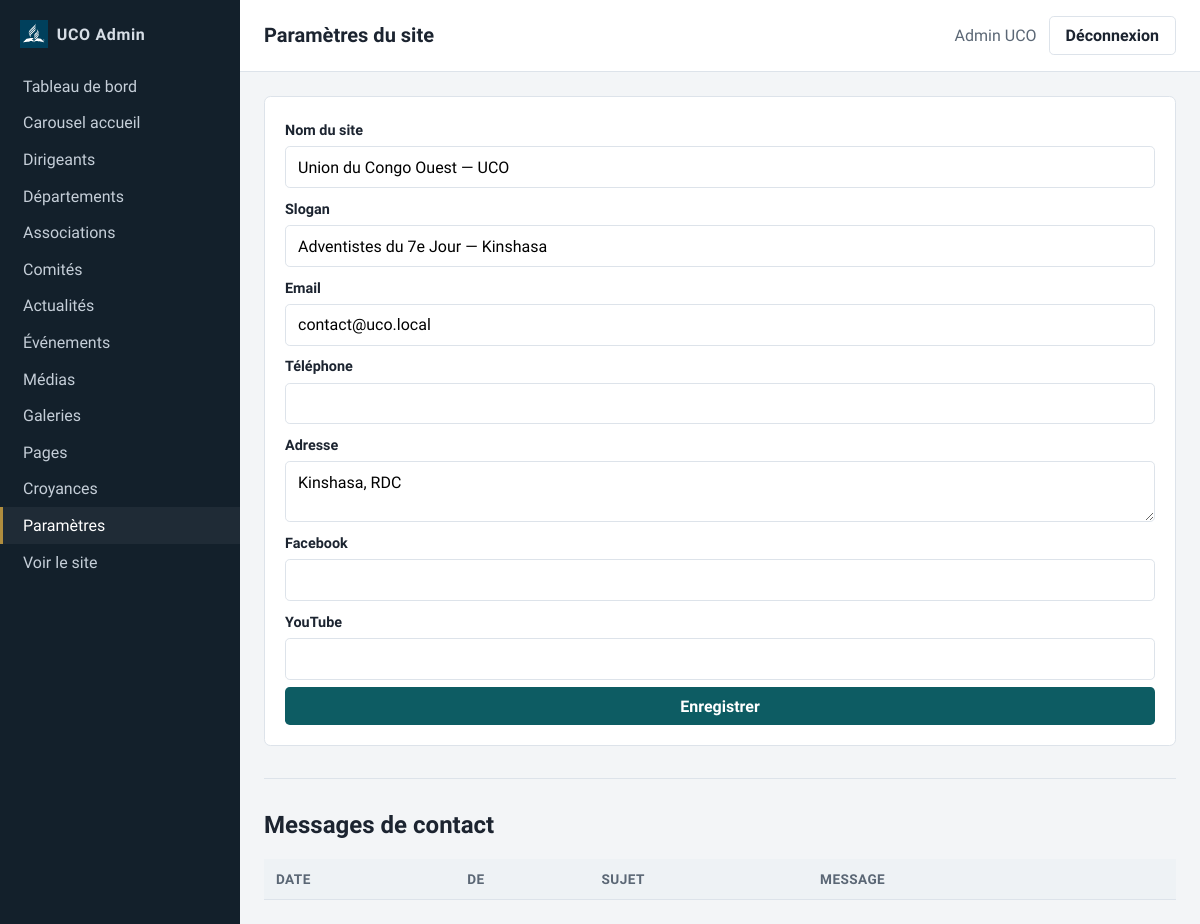
The app's page /admin/settings (signed in) with its own data.
### tables this page shows
CREATE TABLE users (
    id              INT UNSIGNED AUTO_INCREMENT PRIMARY KEY,
    role_id         TINYINT UNSIGNED NOT NULL,
    email           VARCHAR(190) NOT NULL UNIQUE,
    password_hash   VARCHAR(255) NOT NULL,       
    first_name      VARCHAR(100) NOT NULL,
    last_name       VARCHAR(100) NOT NULL,
    is_active       TINYINT(1) NOT NULL DEFAULT 1,
    last_login_at   DATETIME NULL,
    created_at      DATETIME NOT NULL DEFAULT CURRENT_TIMESTAMP,
    updated_at      DATETIME NULL ON UPDATE CURRENT_TIMESTAMP,
    CONSTRAINT fk_users_role
        FOREIGN KEY (role_id) REFERENCES roles(id)
        ON UPDATE CASCADE ON DELETE RESTRICT
);

CREATE TABLE site_settings (
    id          INT UNSIGNED AUTO_INCREMENT PRIMARY KEY,
    setting_key VARCHAR(100) NOT NULL UNIQUE,
    setting_value TEXT NULL,
    value_type  ENUM('string','text','int','bool','json') NOT NULL DEFAULT 'string',
    label       VARCHAR(150) NULL,
    updated_at  DATETIME NULL ON UPDATE CURRENT_TIMESTAMP
);

### src/Core/View.php (called while the page is built, shortened)
<?php
final class View
{
    public static function render(string $view, array $data = [], ?string $layout = 'layouts/main'): void
    {
        extract($data, EXTR_SKIP);
        $viewFile = dirname(__DIR__, 2) . '/views/' . str_replace('.', '/', $view) . '.php';
        require $viewFile;
        $content = ob_get_clean();
        $layoutFile = dirname(__DIR__, 2) . '/views/' . str_replace('.', '/', $layout) . '.php';
        require $layoutFile;
    }
}

### src/Core/Controller.php (called while the page is built, shortened)
<?php
abstract class Controller
{
    protected function adminView(string $view, array $data = []): void
    {
        $data['authUser'] = Auth::user();
        View::render($view, $data, 'layouts/admin');
    }
}

### src/Controllers/Admin/SettingAdminController.php (called while the page is built, shortened)
<?php
final class SettingAdminController extends Controller
{
    public function index(Request $request): void
    {
        $this->adminView('admin/settings/index', [
            'title'    => 'Paramètres du site',
            'settings' => SiteSetting::allKeyed(),
            'messages' => ContactMessage::latest(),
        ]);
    }
}

### src/Core/App.php (called while the page is built, shortened)
<?php
final class App
{
    private Router $router;
    public function __construct()
    {
        $root = dirname(__DIR__, 2);
        Database::getInstance(require $root . '/config/database.php');
        $this->router = new Router();
    }
    public function run(): void
    {
        $request = new Request();
        $this->router->dispatch($request);
    }
}

### public/index.php (called while the page is built, shortened)
<?php
try {
    $app = new App();
    $app->run();
} catch (Throwable $e) {
    http_response_code(500);
    $debug = filter_var($_ENV['APP_DEBUG'] ?? false, FILTER_VALIDATE_BOOLEAN);
    if (!headers_sent()) {
        header('Content-Type: text/html; charset=utf-8');
    }
    try {
        View::render('errors/500', [
            'title'     => 'Erreur serveur',
            'debug'     => $debug,
            'exception' => $e,
        ], null);
    } catch (Throwable) {
        echo $debug ? htmlspecialchars($e->__toString(), ENT_QUOTES | ENT_SUBSTITUTE, 'UTF-8') : 'Une erreur est survenue.';
    }
}

### src/Helpers/functions.php (called while the page is built, shortened)
<?php
function e(?string $value): string
{
    return htmlspecialchars((string) $value, ENT_QUOTES | ENT_SUBSTITUTE, 'UTF-8');
}
function asset(string $path): string
{
    return '/assets/' . ltrim($path, '/');
}
function is_active_path(string $path, bool $exact = false): bool
{
    $current = parse_url($_SERVER['REQUEST_URI'] ?? '/', PHP_URL_PATH) ?: '/';
    if ($path === '/' || $exact) {
        return $current === $path;
    }
    return str_starts_with($current, $path);
}

### src/Core/Database.php (called while the page is built, shortened)
<?php
final class Database
{
    private static ?Database $instance = null;
    private PDO $pdo;
    private function __construct(array $config)
    {
        $dsn = sprintf(
            'mysql:host=%s;port=%d;dbname=%s;charset=%s',
            $config['host'],
            $config['port'],
            $config['dbname'],
            $config['charset']
        );
        try {
            $this->pdo = new PDO($dsn, $config['user'], $config['pass'], [
                PDO::ATTR_ERRMODE            => PDO::ERRMODE_EXCEPTION,
                PDO::ATTR_DEFAULT_FETCH_MODE => PDO::FETCH_ASSOC,
                PDO::ATTR_EMULATE_PREPARES   => false,
            ]);
        } catch (PDOException $e) {
            throw new RuntimeException('Connexion à la base de données impossible : ' . $e->getMessage(), 0, $e);
        }
    }
    public static function getInstance(?array $config = null): self
    {
        if (self::$instance === null) {
            self::$instance = new self($config);
        }
        return self::$instance;
    }
    public function pdo(): PDO
    {
        return $this->pdo;
    }
}

### src/Core/Model.php (called while the page is built, shortened)
<?php
abstract class Model
{
    protected static string $table;
    protected static function db(): PDO
    {
        return Database::getInstance()->pdo();
    }
    public static function all(string $orderBy = 'id DESC'): array
    {
        $sql = 'SELECT * FROM ' . static::$table . ' ORDER BY ' . $orderBy;
        return static::db()->query($sql)->fetchAll();
    }
    protected static function fetchOne(string $sql, array $params = []): ?array
    {
        $stmt = static::db()->prepare($sql);
        $stmt->execute($params);
        $row = $stmt->fetch();
        return $row ?: null;
    }
}

### src/Models/SiteSetting.php (called while the page is built, shortened)
<?php
final class SiteSetting extends Model
{
    public static function allKeyed(): array
    {
        $rows = static::all('setting_key ASC');
        $out = [];
        foreach ($rows as $row) {
            $out[$row['setting_key']] = $row;
        }
        return $out;
    }
}

### src/Core/Request.php (called while the page is built, shortened)
<?php
final class Request
{
    public function method(): string
    {
        return strtoupper($_SERVER['REQUEST_METHOD'] ?? 'GET');
    }
}

### src/Models/User.php (called while the page is built, shortened)
<?php
final class User extends Model
{
    public static function find(int $id): ?array
    {
        return static::fetchOne(
            'SELECT u.*, r.code AS role_code, r.label AS role_label
             FROM users u
             JOIN roles r ON r.id = u.role_id
             WHERE u.id = :id LIMIT 1',
            ['id' => $id]
        );
    }
}

### src/Core/Auth.php (called while the page is built, shortened)
<?php
final class Auth
{
    public static function id(): ?int
    {
        $id = Session::get(self::USER_KEY);
        return $id !== null ? (int) $id : null;
    }
    public static function user(): ?array
    {
        $id = self::id();
        return $id ? User::find($id) : null;
    }
}

### src/Core/Session.php (called while the page is built, shortened)
<?php
final class Session
{
    public static function get(string $key, mixed $default = null): mixed
    {
        return $_SESSION[$key] ?? $default;
    }
}

### views/admin/settings/index.php (the view, shortened to what this page needs)
<form method="post" action="/admin/settings" class="form admin-form">
    <?php
    $fields = [
        'site_name' => 'Nom du site',
        'site_tagline' => 'Slogan',
        'contact_email' => 'Email',
        'contact_phone' => 'Téléphone',
        'address' => 'Adresse',
        'social_facebook' => 'Facebook',
        'social_youtube' => 'YouTube',
    ];
    foreach ($fields as $key => $label):
        $val = $settings[$key]['setting_value'] ?? '';
    ?>
        <label><?= e($label) ?></label>
        <?php if ($key === 'address'): ?>
            <textarea name="<?= e($key) ?>" rows="2"><?= e($val) ?></textarea>
        <?php else: ?>
            <input type="text" name="<?= e($key) ?>" value="<?= e($val) ?>">
        <?php endif; ?>
    <?php endforeach; ?>
    <button class="btn btn-primary">Enregistrer</button>
</form>
<hr>
<h2>Messages de contact</h2>
<table class="admin-table">
    <thead><tr><th>Date</th><th>De</th><th>Sujet</th><th>Message</th><th></th></tr></thead>
</table>

### src/Core/Router.php (shortened to what this page needs)
<?php
final class Router
{
    private array $routes = [];
    private function add(string $method, string $path, array $handler): void
    {
        $path = rtrim($path, '/') ?: '/';
        $this->routes[$method][$path] = $handler;
    }
    public function dispatch(Request $request): void
    {
        $method = $request->method();
        $path = $request->path();
        foreach ($this->routes[$method] ?? [] as $route => $handler) {
            $pattern = preg_replace('#\{([a-zA-Z_]+)\}#', '(?P<$1>[^/]+)', $route);
            $pattern = '#^' . $pattern . '$#';
            if (!preg_match($pattern, $path, $matches)) {
                continue;
            }
            $params = array_filter($matches, 'is_string', ARRAY_FILTER_USE_KEY);
            [$class, $action] = $handler;
            $controller = new $class();
            $controller->$action($request, ...array_values($params));
            return;
        }
    }
}

### views/layouts/admin.php (shortened to what this page needs)
<!DOCTYPE html>
<html lang="fr">
<head>
    <link rel="stylesheet" href="<?= asset('css/admin.css') ?>">
</head>
<body class="admin-body">
<aside class="admin-sidebar">
    <div class="admin-brand">
        UCO Admin
    </div>
    <nav>
        <a href="/admin" class="<?= is_active_path('/admin', true) ? 'is-active' : '' ?>">Tableau de bord</a>
        <a href="/admin/carousel" class="<?= is_active_path('/admin/carousel') ? 'is-active' : '' ?>">Carousel accueil</a>
        <a href="/admin/leaders" class="<?= is_active_path('/admin/leaders') ? 'is-active' : '' ?>">Dirigeants</a>
        <a href="/admin/departments" class="<?= is_active_path('/admin/departments') ? 'is-active' : '' ?>">Départements</a>
        <a href="/admin/associations" class="<?= is_active_path('/admin/associations') ? 'is-active' : '' ?>">Associations</a>
        <a href="/admin/committees" class="<?= is_active_path('/admin/committees') ? 'is-active' : '' ?>">Comités</a>
        <a href="/admin/posts" class="<?= is_active_path('/admin/posts') ? 'is-active' : '' ?>">Actualités</a>
        <a href="/admin/events" class="<?= is_active_path('/admin/events') ? 'is-active' : '' ?>">Événements</a>
        <a href="/admin/media" class="<?= is_active_path('/admin/media') ? 'is-active' : '' ?>">Médias</a>
        <a href="/admin/galleries" class="<?= is_active_path('/admin/galleries') ? 'is-active' : '' ?>">Galeries</a>
        <a href="/admin/pages" class="<?= is_active_path('/admin/pages') ? 'is-active' : '' ?>">Pages</a>
        <a href="/admin/beliefs" class="<?= is_active_path('/admin/beliefs') ? 'is-active' : '' ?>">Croyances</a>
        <a href="/admin/settings" class="<?= is_active_path('/admin/settings') ? 'is-active' : '' ?>">Paramètres</a>
        <a href="/" target="_blank">Voir le site</a>
    </nav>
</aside>
<div class="admin-main">
    <header class="admin-topbar">
        <h1><?= e($title ?? '') ?></h1>
        <div class="admin-user">
            <span><?= e(($authUser['first_name'] ?? '') . ' ' . ($authUser['last_name'] ?? '')) ?></span>
            <form method="post" action="/admin/logout" class="inline">
                <button type="submit" class="btn btn-ghost">Déconnexion</button>
            </form>
        </div>
    </header>
    <div class="admin-content">
        <?= $content ?>
    </div>
</div>
</body>
</html>

### public/assets/css/admin.css (style rules this page uses)
:root { --bg: #f3f5f7; --panel: #fff; --ink: #1c2430; --muted: #5b6775; --line: #dde3ea; --accent: #0d5c63; --danger: #a33b32; --font: "Source Sans 3", system-ui, sans-serif; }
* { box-sizing: border-box; }
body { margin: 0; font-family: var(--font); color: var(--ink); background: var(--bg); }
a { color: var(--accent); text-decoration: none; }
.admin-body { display: grid; grid-template-columns: 240px 1fr; min-height: 100vh; }
.admin-sidebar { background: #13202b; color: #d7dee6; padding: 1.25rem 0; }
.admin-brand { padding: 0 1.25rem 1.25rem; font-weight: 700; letter-spacing: .04em; display: flex; align-items: center; gap: .55rem; }
.admin-sidebar nav { display: grid; }
.admin-sidebar a { color: #c5ced8; padding: .55rem 1.25rem; border-left: 3px solid transparent; }
.admin-sidebar a:hover, .admin-sidebar a.is-active { background: rgba(255,255,255,.05); color: #fff; border-left-color: #b08d3e; }
.admin-main { display: flex; flex-direction: column; min-width: 0; }
.admin-topbar { display: flex; justify-content: space-between; align-items: center; gap: 1rem; flex-wrap: wrap; padding: 1rem 1.5rem; background: var(--panel); border-bottom: 1px solid var(--line); }
.admin-topbar h1 { margin: 0; font-size: 1.25rem; }
.admin-user { display: flex; align-items: center; gap: .75rem; color: var(--muted); }
.admin-content { padding: 1.5rem; max-width: 100%; overflow-x: auto; -webkit-overflow-scrolling: touch; }
.btn { display: inline-flex; align-items: center; justify-content: center; padding: .55rem 1rem; border-radius: .3rem; border: 1px solid transparent; background: var(--accent); color: #fff; font: inherit; font-weight: 600; cursor: pointer; }
.btn-ghost { background: transparent; border-color: var(--line); color: var(--ink); }
.btn-primary { background: var(--accent); color: #fff; }
.admin-table { width: 100%; border-collapse: collapse; background: var(--panel); }
.admin-table th, .admin-table td { text-align: left; padding: .75rem; border-bottom: 1px solid var(--line); vertical-align: top; }
.admin-table th { background: #eef2f5; font-size: .85rem; text-transform: uppercase; letter-spacing: .03em; color: var(--muted); }
.actions form, .inline { display: inline; }
.form, .admin-form { display: grid; gap: .45rem; max-width: min(960px, 100%); background: var(--panel); padding: 1.25rem; border: 1px solid var(--line); border-radius: .4rem; }
.form label, .field-label { font-weight: 600; font-size: .9rem; margin-top: .35rem; display: block; }
.form input, .form textarea, .form select { width: 100%; padding: .65rem .75rem; border: 1px solid var(--line); border-radius: .3rem; font: inherit; }
hr { border: 0; border-top: 1px solid var(--line); margin: 2rem 0; }

### records on screen
users: first_name+last_name "Admin UCO"
site_settings: site_name "Union du Congo Ouest — UCO"
site_settings: site_tagline "Adventistes du 7e Jour — Kinshasa"
site_settings: contact_email "contact@uco.local"
site_settings: address "Kinshasa, RDC"

### other values on screen
$label "Nom du site"
$label "Slogan"
$label "Email"
$label "Téléphone"
$label "Adresse"
$label "Facebook"
$label "YouTube"
